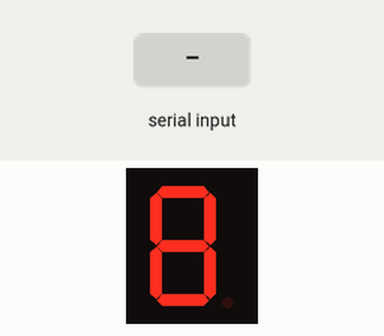
The sketch below on a simulated Arduino Uno, built with avr-gcc and run on an emulated ATmega328P. Shown: 1-digit seven-segment display. Wiring (inferred from the names in the program): 1-digit 7-segment display, segments lit when LOW: segments pin 4, pin 5, pin 17, pin 18, pin 19, pin 3, pin 2. The inputs (shaded band) are chosen by the test bench. The segment pins are drawn as the display they are named for; what the sketch prints to the serial monitor is not drawn.

Above: at 1.2 s.
1.3 s: "1\n" received over Serial
At 1.7 s:
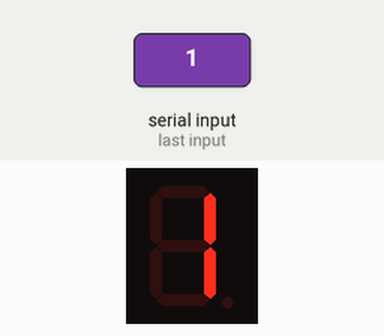
2.8 s: "2\n" received over Serial
At 4.0 s:
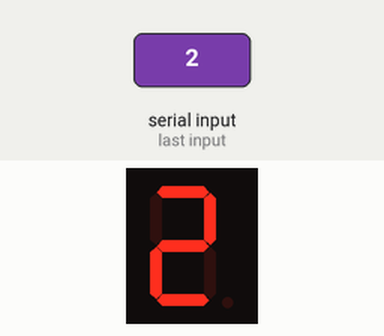
4.3 s: "3\n" received over Serial
At 5.3 s:
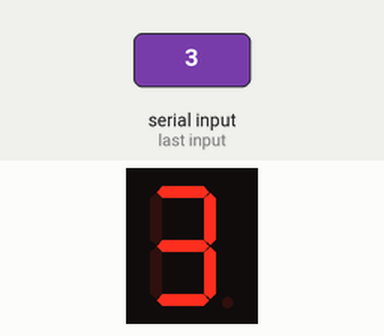
5.8 s: "4\n" received over Serial
At 6.4 s:
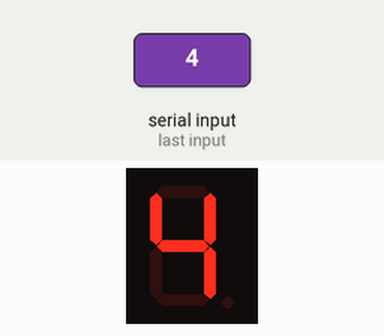
7.3 s: "5\n" received over Serial
At 8.5 s:
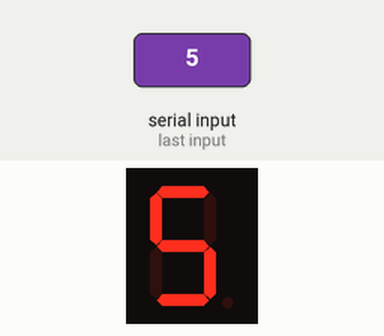
8.8 s: "0\n" received over Serial
At 9.9 s:
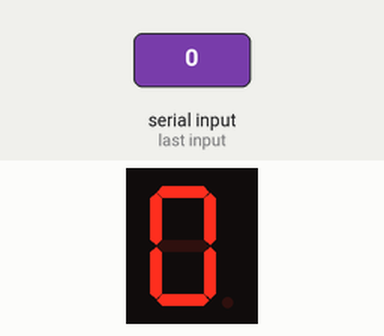
Timing chart, 0 to 9.2 s (numbered marks = the images above; inputs shaded):
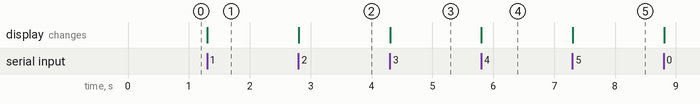

The sketch:

fingers_counter.ino
```cpp
String arrivingdatabyte;
int a=4,b=5,c=17,d=18,e=19,f=3,g=2;
void setup( )
{
Serial.begin(9600);
pinMode(a,OUTPUT);
pinMode(b,OUTPUT);
pinMode(c,OUTPUT);
pinMode(d,OUTPUT);
pinMode(e,OUTPUT);
pinMode(f,OUTPUT);
pinMode(g,OUTPUT);
}
void loop( )
{
if(Serial.available( ) > 0)
 {
    arrivingdatabyte = Serial.readStringUntil( '\n');
    if(arrivingdatabyte=="1")
     {
       digitalWrite(a,HIGH);
       digitalWrite(b,LOW);
       digitalWrite(c,LOW);
       digitalWrite(d,HIGH);
       digitalWrite(e,HIGH);
       digitalWrite(f,HIGH);
       digitalWrite(g,HIGH);
     }
     if(arrivingdatabyte=="2")
     {
       digitalWrite(a,LOW);
       digitalWrite(b,LOW);
       digitalWrite(c,HIGH);
       digitalWrite(d,LOW);
       digitalWrite(e,LOW);
       digitalWrite(f,HIGH);
       digitalWrite(g,LOW);
     }
      if(arrivingdatabyte=="3")
     {
       digitalWrite(a,LOW);
       digitalWrite(b,LOW);
       digitalWrite(c,LOW);
       digitalWrite(d,LOW);
       digitalWrite(e,HIGH);
       digitalWrite(f,HIGH);
       digitalWrite(g,LOW);
     }
      if(arrivingdatabyte=="4")
     {
       digitalWrite(a,HIGH);
       digitalWrite(b,LOW);
       digitalWrite(c,LOW);
       digitalWrite(d,HIGH);
       digitalWrite(e,HIGH);
       digitalWrite(f,LOW);
       digitalWrite(g,LOW);
     }
      if(arrivingdatabyte=="5")
     {
       digitalWrite(a,LOW);
       digitalWrite(b,HIGH);
       digitalWrite(c,LOW);
       digitalWrite(d,LOW);
       digitalWrite(e,HIGH);
       digitalWrite(f,LOW);
       digitalWrite(g,LOW);
     }
     if(arrivingdatabyte=="0")
     {
       digitalWrite(a,LOW);
       digitalWrite(b,LOW);
       digitalWrite(c,LOW);
       digitalWrite(d,LOW);
       digitalWrite(e,LOW);
       digitalWrite(f,LOW);
       digitalWrite(g,HIGH);
     }
  }
 Serial.println(arrivingdatabyte);
}
```

Measured:
- after the input at 1.3 s, the display: changes at once (image 1)
- after the input at 2.8 s, the display: changes at once (image 2)
- after the input at 4.3 s, the display: changes at once (image 3)
- after the input at 5.8 s, the display: changes at once (image 4)
- after the input at 7.3 s, the display: changes at once (image 5)
